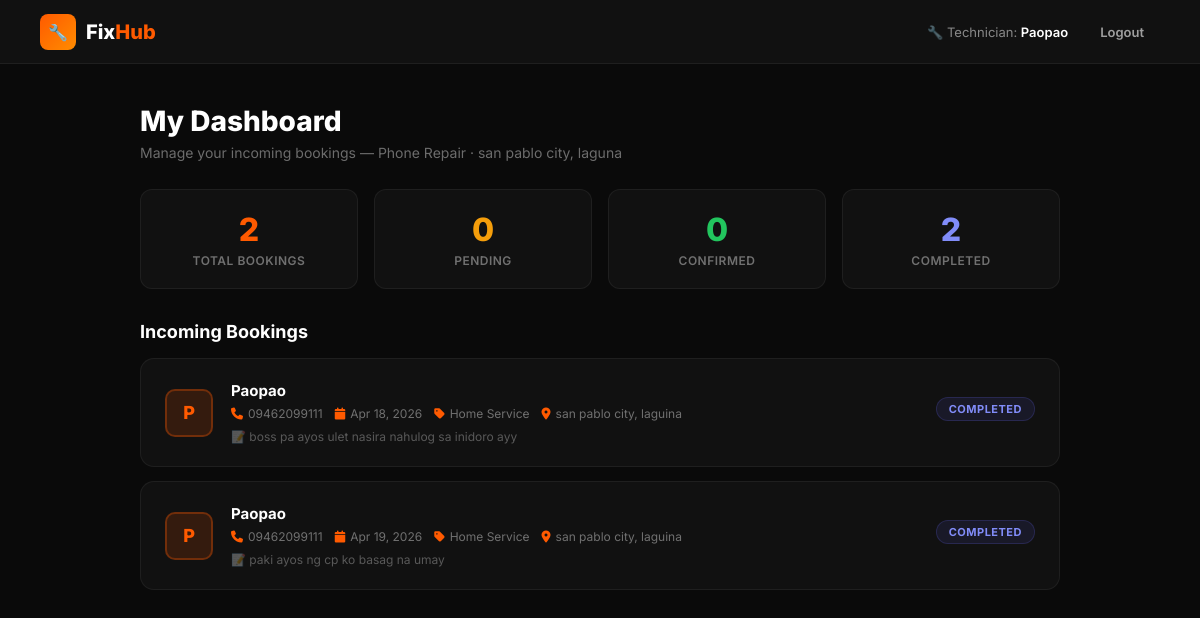
The app's page /tech_dashboard.php (signed in) with its own data.
### tables this page shows
CREATE TABLE `technicians` (
  `id` int(11) NOT NULL,
  `user_id` int(11) NOT NULL,
  `skill` varchar(100) NOT NULL,
  `location` varchar(100) NOT NULL,
  `bio` text DEFAULT NULL,
  `rating` decimal(2,1) DEFAULT 5.0,
  `status` varchar(20) DEFAULT 'available',
  `created_at` timestamp NOT NULL DEFAULT current_timestamp()
);

CREATE TABLE `bookings` (
  `id` int(11) NOT NULL,
  `customer_id` int(11) NOT NULL,
  `technician_id` int(11) NOT NULL,
  `service_date` date NOT NULL,
  `service_type` varchar(100) NOT NULL,
  `status` varchar(20) DEFAULT 'pending',
  `notes` text DEFAULT NULL,
  `created_at` timestamp NOT NULL DEFAULT current_timestamp()
);

CREATE TABLE `users` (
  `id` int(11) NOT NULL,
  `name` varchar(100) NOT NULL,
  `email` varchar(100) NOT NULL,
  `password` varchar(255) NOT NULL,
  `role` varchar(20) DEFAULT 'customer',
  `phone` varchar(20) DEFAULT NULL,
  `address` varchar(255) DEFAULT NULL,
  `created_at` timestamp NOT NULL DEFAULT current_timestamp()
);

### tech_dashboard.php (the view, shortened to what this page needs)
<?php
include 'db.php';
$tech = mysqli_fetch_assoc(mysqli_query($conn,
    "SELECT t.*, u.name, u.email, u.phone FROM technicians t
     JOIN users u ON t.user_id = u.id
     WHERE t.user_id = '{$_SESSION['user_id']}'"));
$bookings = mysqli_query($conn,
    "SELECT b.*, u.name as customer_name, u.phone as customer_phone, u.address as customer_address
     FROM bookings b
     JOIN users u ON b.customer_id = u.id
     WHERE b.technician_id = '{$tech['id']}'
     ORDER BY b.created_at DESC");
$total = mysqli_num_rows($bookings);
$pending = mysqli_fetch_assoc(mysqli_query($conn, "SELECT COUNT(*) as c FROM bookings WHERE technician_id='{$tech['id']}' AND status='pending'"))['c'];
$confirmed = mysqli_fetch_assoc(mysqli_query($conn, "SELECT COUNT(*) as c FROM bookings WHERE technician_id='{$tech['id']}' AND status='confirmed'"))['c'];
$completed = mysqli_fetch_assoc(mysqli_query($conn, "SELECT COUNT(*) as c FROM bookings WHERE technician_id='{$tech['id']}' AND status='completed'"))['c'];
$bookings = mysqli_query($conn,
    "SELECT b.*, u.name as customer_name, u.phone as customer_phone, u.address as customer_address
     FROM bookings b
     JOIN users u ON b.customer_id = u.id
     WHERE b.technician_id = '{$tech['id']}'
     ORDER BY b.created_at DESC");
?>
<!DOCTYPE html>
<html lang="en">
<head>
<link href="https://cdnjs.cloudflare.com/ajax/libs/font-awesome/6.4.0/css/all.min.css" rel="stylesheet">
</head>
<body>
<nav class="navbar">
    <div class="logo">
        <div class="logo-icon">🔧</div>
        <div class="logo-text">Fix<span>Hub</span></div>
    </div>
    <div class="nav-right">
        <div class="nav-user">
            🔧 Technician: <span><?php echo $_SESSION['user_name']; ?></span>
        </div>
        <a href="logout.php" class="nav-link logout">Logout</a>
    </div>
</nav>
<div class="main">
    <div class="page-header">
        <h1>My Dashboard</h1>
        <p>Manage your incoming bookings — <?php echo $tech['skill']; ?> · <?php echo $tech['location']; ?></p>
    </div>
    <div class="stats">
        <div class="stat-card">
            <div class="stat-num"><?php echo $total; ?></div>
            <div class="stat-lbl">Total Bookings</div>
        </div>
        <div class="stat-card">
            <div class="stat-num" style="color:#f59e0b"><?php echo $pending; ?></div>
            <div class="stat-lbl">Pending</div>
        </div>
        <div class="stat-card">
            <div class="stat-num" style="color:#22c55e"><?php echo $confirmed; ?></div>
            <div class="stat-lbl">Confirmed</div>
        </div>
        <div class="stat-card">
            <div class="stat-num" style="color:#818cf8"><?php echo $completed; ?></div>
            <div class="stat-lbl">Completed</div>
        </div>
    </div>
    <div class="section-title">Incoming Bookings</div>
    <div class="booking-list">
    <?php if(mysqli_num_rows($bookings) > 0): ?>
        <?php while($b = mysqli_fetch_assoc($bookings)): ?>
        <div class="booking-card">
            <div class="booking-avatar"><?php echo strtoupper(substr($b['customer_name'], 0, 1)); ?></div>
            <div class="booking-info">
                <h3><?php echo $b['customer_name']; ?></h3>
                <div class="booking-meta">
                    <span><i class="fas fa-phone"></i><?php echo $b['customer_phone']; ?></span>
                    <span><i class="fas fa-calendar"></i><?php echo date('M d, Y', strtotime($b['service_date'])); ?></span>
                    <span><i class="fas fa-tag"></i><?php echo $b['service_type']; ?></span>
                    <?php if($b['customer_address']): ?>
                    <span><i class="fas fa-map-marker-alt"></i><?php echo $b['customer_address']; ?></span>
                    <?php endif; ?>
                </div>
                <?php if($b['notes']): ?>
                <div style="margin-top:8px; font-size:12px; color:rgba(255,255,255,0.3);">
                    📝 <?php echo $b['notes']; ?>
                </div>
                <?php endif; ?>
            </div>
            <div class="booking-right">
                <span class="status <?php echo $b['status']; ?>"><?php echo $b['status']; ?></span>
            </div>
        </div>
        <?php endwhile; ?>
    <?php endif; ?>
    </div>
</div>
</body>
</html>

### tech_dashboard.php (style rules this page uses)
* { margin: 0; padding: 0; box-sizing: border-box; }
body { font-family: 'Inter', sans-serif; background: #0a0a0a; color: #fff; min-height: 100vh; }
.navbar { background: #111111; border-bottom: 1px solid rgba(255,255,255,0.06); padding: 0 40px; height: 64px; display: flex; align-items: center; justify-content: space-between; position: sticky; top: 0; z-index: 100; }
.logo { display: flex; align-items: center; gap: 10px; }
.logo-icon { width: 36px; height: 36px; background: linear-gradient(135deg, #FF5A00, #ff8c00); border-radius: 8px; display: flex; align-items: center; justify-content: center; font-size: 16px; }
.logo-text { font-size: 20px; font-weight: 800; }
.logo-text span { color: #FF5A00; }
.nav-right { display: flex; align-items: center; gap: 16px; }
.nav-user { font-size: 13px; color: rgba(255,255,255,0.5); }
.nav-user span { color: #fff; font-weight: 600; }
.nav-link { padding: 8px 16px; border-radius: 8px; font-size: 13px; font-weight: 600; text-decoration: none; transition: all 0.2s; color: rgba(255,255,255,0.6); }
.main { padding: 40px; max-width: 1000px; margin: 0 auto; }
.page-header { margin-bottom: 28px; }
.page-header h1 { font-size: 28px; font-weight: 800; margin-bottom: 6px; }
.page-header p { color: rgba(255,255,255,0.4); font-size: 14px; }
.stats { display: grid; grid-template-columns: repeat(4, 1fr); gap: 16px; margin-bottom: 32px; }
.stat-card { background: #111111; border: 1px solid rgba(255,255,255,0.06); border-radius: 12px; padding: 20px; text-align: center; }
.stat-num { font-size: 32px; font-weight: 800; color: #FF5A00; margin-bottom: 4px; }
.stat-lbl { font-size: 12px; color: rgba(255,255,255,0.4); font-weight: 600; text-transform: uppercase; letter-spacing: 0.5px; }
.section-title { font-size: 18px; font-weight: 700; margin-bottom: 16px; }
.booking-list { display: flex; flex-direction: column; gap: 14px; }
.booking-card { background: #111111; border: 1px solid rgba(255,255,255,0.06); border-radius: 14px; padding: 22px 24px; display: flex; align-items: center; gap: 18px; transition: all 0.2s; }
.booking-avatar { width: 48px; height: 48px; background: rgba(255,90,0,0.15); border: 2px solid rgba(255,90,0,0.3); border-radius: 10px; display: flex; align-items: center; justify-content: center; font-size: 18px; font-weight: 800; color: #FF5A00; flex-shrink: 0; }
.booking-info { flex: 1; }
.booking-info h3 { font-size: 15px; font-weight: 700; margin-bottom: 6px; }
.booking-meta { display: flex; flex-wrap: wrap; gap: 12px; font-size: 12px; color: rgba(255,255,255,0.4); }
.booking-meta span { display: flex; align-items: center; gap: 5px; }
.booking-meta i { color: #FF5A00; }
.booking-right { display: flex; flex-direction: column; align-items: flex-end; gap: 8px; }
.status { padding: 4px 12px; border-radius: 100px; font-size: 11px; font-weight: 700; text-transform: uppercase; letter-spacing: 0.5px; }
.status.completed { background: rgba(99,102,241,0.1); color: #818cf8; border: 1px solid rgba(99,102,241,0.2); }

### records on screen
technicians: skill "Phone Repair", location "san pablo city, laguna"
bookings: users.name "P", users.name "Paopao", users.phone "09462099111", service_date "Apr 18, 2026", service_type "Home Service", users.address "san pablo city, laguina", notes "boss pa ayos ulet nasira nahulog sa inidoro ayy", status "COMPLETED"
bookings: users.name "P", users.name "Paopao", users.phone "09462099111", service_date "Apr 19, 2026", service_type "Home Service", users.address "san pablo city, laguina", notes "paki ayos ng cp ko basag na umay", status "COMPLETED"

### other values on screen
$_SESSION['user_name'] "Paopao"
$total "2"
$pending "0"
$confirmed "0"
$completed "2"
